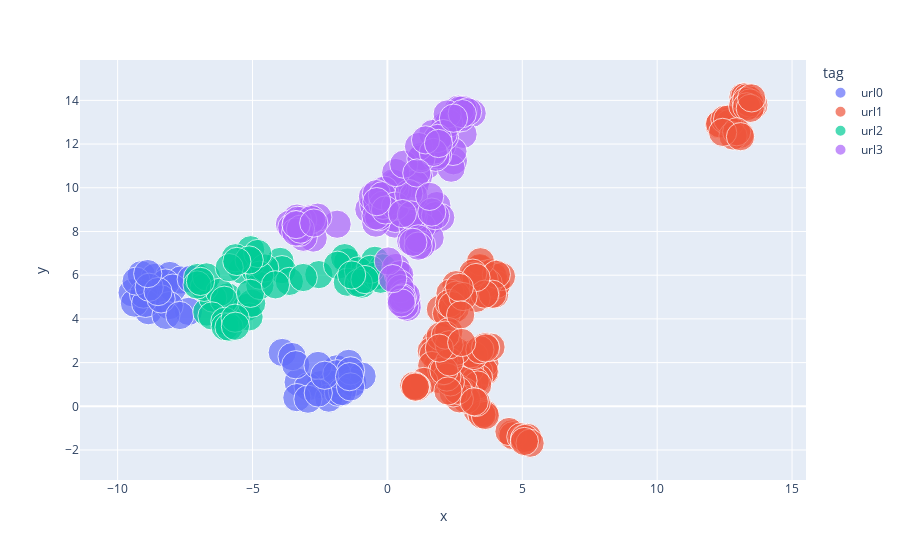

Write notebook code for a chart like this one.
### Code cell
import plotly.express as px
df_emb_sample['size']=1
fig = px.scatter(df_emb_sample, x="x", y="y",size='size',color='tag', hover_name=df_emb_sample['tokens'])
fig.show()

### Figure 1 — Plotly figure (JSON) as saved in the notebook; plotly's stock layout.template omitted (floating-point values rounded to 4 significant figures; data arrays with more than 128 entries replaced by an {"elided": "..."} marker saying what was removed)
{"data": [{"hovertemplate": "<b>%{hovertext}</b><br><br>tag=url0<br>x=%{x}<br>y=%{y}<br>size=%{marker.size}<extra></extra>", "hovertext": ["About The Directory | Add Your Company | Contact Us | About Us", "Products/Services Company Names Keywords", "* * *", "Search", "Products/Services Company Names Keywords", "* * *", "Search", "The Times Business Directory is a comprehensive compilation of key companies", "in Singapore, including MNCs, public listed companies, top SMEs, etc.", "Menu", "  * Home ", "  * Company Listings ", "  * Government Development Assistance Programmes ", "  * Conventions & Exhibitions ", "  * Products & Services ", "  * Government Agencies, Trade Bodies & Chambers of Commerce ", "  * Trade Events ", "  * Other Directories ", "  *   * Company Listings ", "#  COMPANY PROFILE", "FICOFI PARTNERS HOLDING PTE LTD", "25 International Business Park  ", "#03-01/02 German Centre  ", "Singapore 609916  ", "Phone  ", "(65) 6222 7777", "Fax  ", "(65) 6222 0022", "## Description", "### Nature of Business", "Investment holding company.", "## Categories", "    * PRODUCTS & SERVICES > INVESTMENT HOLDING COMPANIES  ", "##  To:  ", "  show email", "Name", "Email", "Subject", "Message", "×", "#####", "Copyright (C) 2018\\. Marshall Cavendish Business Information Pte Ltd. All", "Rights Reserved.", "Disclaimer & Copyright   |   Data Protection & Privacy Statement"], "legendgroup": "url0", "marker": {"color": "#636efa", "size": [1, 1, 1, 1, 1, 1, 1, 1, 1, 1, 1, 1, 1, 1, 1, 1, 1, 1, 1, 1, 1, 1, 1, 1, 1, 1, 1, 1, 1, 1, 1, 1, 1, 1, 1, 1, 1, 1, 1, 1, 1, 1, 1, 1], "sizemode": "area", "sizeref": 0.0025, "symbol": "circle"}, "mode": "markers", "name": "url0", "showlegend": true, "type": "scatter", "x": [-9.463, -9.123, -1.884, -1.435, -8.614, -1.287, -0.9381, -8.86, -7.374, -2.488, -2.059, -9.378, -8.064, -7.653, -3.308, -8.23, -7.956, -7.271, -9.038, -8.961, -9.314, -8.088, -8.211, -3.898, -2.938, -3.532, -2.175, -3.396, -1.818, -8.389, -8.831, -2.571, -8.504, -1.872, -3.356, -1.668, -2.946, -1.365, -2.562, -1.364, -2.325, -7.694, -1.403, -8.884], "xaxis": "x", "y": [5.196, 6.022, 1.715, 1.966, 5.902, 1.076, 1.379, 4.375, 4.343, 0.9909, 1.01, 4.723, 5.987, 5.781, 1.106, 5.643, 5.41, 5.816, 5.133, 4.711, 5.728, 4.607, 4.159, 2.464, 0.8929, 2.276, 0.3738, 1.901, 0.6371, 4.914, 5.448, 1.87, 5.251, 1.49, 0.3964, 0.6715, 0.326, 1.624, 0.6087, 0.8872, 1.422, 4.156, 1.357, 6.074], "yaxis": "y"}, {"hovertemplate": "<b>%{hovertext}</b><br><br>tag=url1<br>x=%{x}<br>y=%{y}<br>size=%{marker.size}<extra></extra>", "hovertext": {"elided": "135 str values"}, "legendgroup": "url1", "marker": {"color": "#EF553B", "size": {"elided": "135 int values"}, "sizemode": "area", "sizeref": 0.0025, "symbol": "circle"}, "mode": "markers", "name": "url1", "showlegend": true, "type": "scatter", "x": {"elided": "135 float values"}, "xaxis": "x", "y": {"elided": "135 float values"}, "yaxis": "y"}, {"hovertemplate": "<b>%{hovertext}</b><br><br>tag=url2<br>x=%{x}<br>y=%{y}<br>size=%{marker.size}<extra></extra>", "hovertext": ["###### RecordOwl", "Guest Account", "UNREGISTERED", "###### YOUR ACCOUNT", "  * Latest Company Company By Category Company By Postal Code Register (Coming Soon)", "###### About RecordOwl", "  * Contact (Live Chat)", "###### RecordOwl", "Latest Company Company By Category Company By Postal Code", "###### Your Account", "  * Register(Coming Soon)", "###### About RecordOwl", "  * Contact (Live Chat)", "Guest Account", "UNREGISTERED", "  * RecordOwl ", "# FICOFI PARTNERS HOLDING PTE. LTD.", "Registration No. / Unique Entity Number: 201309826H", "System", "30 Apr 2020", "FICOFI PARTNERS HOLDING PTE. LTD. (the \"Company\") The Company is a PRIVATE", "COMPANY LIMITED BY SHARES and it's current status is Live Company.", "The company was registered / incorporated on 12 April 2013 (Friday), 7 years", "ago", "The address of this company registered office is 25 INTERNATIONAL BUSINESS", "PARK #03-01/02 GERMAN CENTRE SINGAPORE 609916", "The company has 7 officers / owners / shareholders.", "The company principal activity is OTHER HOLDING COMPANIES.", "The company secondary activity is MANAGEMENT CONSULTANCY SERVICES N.E.C..", "###### Business Information", "  * Registration No: 201309826H", "  * Company Name: FICOFI PARTNERS HOLDING PTE. LTD.", "  * Address 25 INTERNATIONAL BUSINESS PARK #03-01/02 GERMAN CENTRE SINGAPORE 609916", "  * Company Type: PRIVATE COMPANY LIMITED BY SHARES", "  * Entity Status: Live Company", "  * Incorporation Date: 13 April 2013 ", "  * First Business Activity: OTHER HOLDING COMPANIES ", "  * Second Business Activity: MANAGEMENT CONSULTANCY SERVICES N.E.C. ", "###### Similiar Business Name", "  1. LUMINOR PACIFIC FUND 1 LTD. 8 ROBINSON ROAD #12-00 ASO BUILDING SINGAPORE 048544", "  2. ASIA PACIFIC SHIPPING (S) PTE. LTD. 13 NORTH BRIDGE ROAD #01-3980 GOLDEN BEACH VISTA SINGAPORE 190013", "  3. ASIA PACIFIC JAPAN EVENTURES 28 WOODLANDS CRESCENT #15-22 NORTHOAKS SINGAPORE 738085", "View More", "###### Companies Located At S(609916)", "  1. HERITAGE VINEYARDS PTE. LTD. 25 INTERNATIONAL BUSINESS PARK #03-01/02 GERMAN CENTRE SINGAPORE 609916", "  2. BRUCHA SG PTE. LTD. 25 INTERNATIONAL BUSINESS PARK #03-79 GERMAN CENTRE SINGAPORE 609916", "  3. GRABATECH (ASIA PACIFIC) PTE. LTD. 25 INTERNATIONAL BUSINESS PARK #05-108 GERMAN CENTRE SINGAPORE 609916", "View More", "###### Similiar Business Activity", "  1. THE MVOULA LIMITED PARTNERSHIP 1 RAFFLES PLACE #29-01 ONE RAFFLES PLACE SINGAPORE 048616", "  2. CRAYON RAINBOW LLP 17 PHILLIP STREET #05-01 GRAND BUILDING SINGAPORE 048695", "  3. MAPLETREE LONGHORN LLP 10 PASIR PANJANG ROAD #13-01 MAPLETREE BUSINESS CITY SINGAPORE 117438", "View More"], "legendgroup": "url2", "marker": {"color": "#00cc96", "size": [1, 1, 1, 1, 1, 1, 1, 1, 1, 1, 1, 1, 1, 1, 1, 1, 1, 1, 1, 1, 1, 1, 1, 1, 1, 1, 1, 1, 1, 1, 1, 1, 1, 1, 1, 1, 1, 1, 1, 1, 1, 1, 1, 1, 1, 1, 1, 1, 1, 1, 1, 1, 1], "sizemode": "area", "sizeref": 0.0025, "symbol": "circle"}, "mode": "markers", "name": "url2", "showlegend": true, "type": "scatter", "x": [-7.038, -5.923, -6.694, -6.473, -3.978, -6.791, -5.223, -6.706, -3.907, -6.21, -5.128, -7.053, -5.03, -6.049, -6.503, -6.929, -5.384, -3.634, -6.025, -2.542, -4.88, -4.728, -1.473, -6.015, -0.4627, 0.004099, -1.584, -5.069, -5.037, -5.635, -3.119, -4.546, -0.1743, -4.732, -5.079, -1.849, -4.805, -5.124, -5.864, -1.485, -0.9478, -1.072, -5.87, -4.15, -0.4405, -0.2532, -0.636, -5.643, -5.581, -1.074, -0.8302, -1.326, -5.634], "xaxis": "x", "y": [5.894, 5.003, 4.312, 4.951, 6.631, 5.444, 4.52, 5.923, 6.253, 5.22, 4.091, 5.553, 4.717, 4.855, 4.135, 5.716, 6.23, 5.715, 3.889, 6.027, 6.209, 5.53, 6.601, 3.641, 6.681, 5.933, 6.803, 7.165, 6.627, 6.799, 5.894, 6.33, 6.339, 5.999, 5.17, 6.456, 6.992, 6.696, 6.345, 5.678, 5.588, 6.204, 3.621, 5.558, 5.962, 5.813, 6.267, 4.034, 6.628, 5.633, 5.801, 6.009, 3.666], "yaxis": "y"}, {"hovertemplate": "<b>%{hovertext}</b><br><br>tag=url3<br>x=%{x}<br>y=%{y}<br>size=%{marker.size}<extra></extra>", "hovertext": ["Toggle navigation OPENGOVSG", "  * Corporate", "    * Corporate", "  * Flat", "    * Flat Resale Prices", "  * Others", "    * Childcare Centres", "    * Kindergarten Centres", "    * Baby Bonus Approved Institutions", "    * Renovation Contractors", "    * Management Corporation Strata Titles", "  * Government", "    * Procurement Tenders", "Search", "#### FICOFI PARTNERS HOLDING PTE. LTD.", "  * 1\\. Business Overview", "  * 2\\. Office Location", "  * 3\\. Competitor", "  * 4\\. Register Information", "# FICOFI PARTNERS HOLDING PTE. LTD.  ", "Address: 25 International Business Park, #03-01/02, German Centre, Singapore", "609916  ", "FICOFI PARTNERS HOLDING PTE. LTD. (UEN ID 201309826H) is a corporate entity", "registered with Accounting and Corporate Regulatory Authority. The UEN issue", "date is April 13, 2013. The entity status is Live Company.", "Search", "* * *", "## Business Overview", "Unique Entity Number (UEN) |  201309826H  ", "---|---  ", "Entity Name |  FICOFI PARTNERS HOLDING PTE. LTD.  ", "Street Address |  25 International Business Park  ", "#03-01/02  ", "German Centre  ", "Singapore 609916  ", "Entity Status |  Live Company  ", "Entity Type |  Local Company  ", "Company Type Description |  PRIVATE COMPANY LIMITED BY SHARES  ", "UEN Issuance Agency |  Accounting and Corporate Regulatory Authority (ACRA)  ", "UEN Issue Date |  2013-04-13  ", "Incorporation Date |  2013-04-12  ", "Account Due Date |  2021-01-31  ", "Annual Return Date |  2019-12-19  ", "Number Officers |  7  ", "UEN Audit Firm 1 |  200306563H  ", "Name Audit Firm 1 |  STEVEN TAN RUSSELL BEDFORD PAC  ", "### Business activity Singapore Standard Industrial Classification (SSIC)", "Primary SSIC Code |  64202: OTHER HOLDING COMPANIES  ", "---|---  ", "Secondary SSIC Code |  70209: MANAGEMENT CONSULTANCY SERVICES N.E.C.  ", "Secondary User Described Activity |  CONSULTING SERVICES FOR WINE SERVICES", "COMPANIES (CREATION OF WINES COLLECTION)  ", "## Office Location", "Block |  25  ", "---|---  ", "Level Number |  03  ", "Unit Number |  01/02  ", "Building Name |  GERMAN CENTRE  ", "Street Name |  INTERNATIONAL BUSINESS PARK  ", "City |  Singapore  ", "Postal Code |  609916  ", "### Entities with the same location", "Entity Name | Office Address | Start Date | Status  ", "---|---|---|---  ", "VIESSMANN SINGAPORE PTE. LTD.  | 25 International Business Park, #03-109,", "German Centre, Singapore 609916 | 2019-11-05 | Live Company  ", "JJB AUTO PTE. LTD.  | 25 International Business Park, #02-53, German Centre,", "Singapore 609916 | 2019-10-07 | Live Company  ", "UNIRAY WELLNESS PTE. LTD.  | 25 International Business Park, #04-103C, German", "Centre, Singapore 609916 | 2019-09-18 | Live Company  ", "JEWELLERS LOOP ASIA PTE. LTD.  | 25 International Business Park, #03-01/02,", "German Centre, Singapore 609916 | 2019-09-12 | Live Company  ", "PRESTIGE INTERNATIONAL EDUCATION (S) PTE. LTD.  | 25 International Business", "Park, #02-53, German Centre, Singapore 609916 | 2019-08-23 | Live Company  ", "RODION PTE. LTD.  | 25 International Business Park, #05-109E, German Centre,", "Singapore 609916 | 2019-08-01 | Live Company  ", "2U SERVICES  | 25 International Business Park, #02-53, German Centre,", "Singapore 609916 | 2019-07-26 | Live  ", "HASHOO HOLDINGS PTE. LTD.  | 25 International Business Park, #03-79, German", "Centre, Singapore 609916 | 2019-06-26 | Live Company  ", "CARBORAIL PTE. LTD.  | 25 International Business Park, #02-78/79, German", "Centre, Singapore 609916 | 2019-05-31 | Live Company  ", "HAISHANWELL PTE. LTD.  | 25 International Business Park, #02-53, German", "Centre, Singapore 609916 | 2019-05-28 | Live Company  ", "## Competitor", "### Search similar business entities", "Street Name |  INTERNATIONAL BUSINESS PARK  ", "---|---  ", "Postal Code |  609916  ", "SSIC Code |  64202 (Singapore Standard Industrial Classification)  ", "OTHER HOLDING COMPANIES  ", "## Improve Information", "Please comment or provide details below to improve the information on .", "  * Comment", "  * Provide Details", "Name", "Address", "Phone", "Website", "Email", "Description", "Other Comments", "Submit", "## Dataset Information", "Data Provider |  Accounting and Corporate Regulatory Authority  ", "---|---  ", "Jurisdiction |  Singapore  ", "This dataset includes 1.5 million corporate entities registered with", "Accounting and Corporate Regulatory Authority (ACRA), Singapore. Each entity", "is registered with unique entity number (UEN), entity name, entity time, UEN", "issue date, location, etc.", "Search", "* * *"], "legendgroup": "url3", "marker": {"color": "#ab63fa", "size": [1, 1, 1, 1, 1, 1, 1, 1, 1, 1, 1, 1, 1, 1, 1, 1, 1, 1, 1, 1, 1, 1, 1, 1, 1, 1, 1, 1, 1, 1, 1, 1, 1, 1, 1, 1, 1, 1, 1, 1, 1, 1, 1, 1, 1, 1, 1, 1, 1, 1, 1, 1, 1, 1, 1, 1, 1, 1, 1, 1, 1, 1, 1, 1, 1, 1, 1, 1, 1, 1, 1, 1, 1, 1, 1, 1, 1, 1, 1, 1, 1, 1, 1, 1, 1, 1, 1, 1, 1, 1, 1, 1, 1, 1, 1, 1, 1, 1, 1, 1, 1, 1, 1, 1, 1, 1, 1, 1, 1, 1, 1, 1, 1], "sizemode": "area", "sizeref": 0.0025, "symbol": "circle"}, "mode": "markers", "name": "url3", "showlegend": true, "type": "scatter", "x": [1.443, -0.6867, -0.5074, 3.142, 2.805, 2.123, 0.1486, 0.2724, 0.297, 0.5875, 0.1706, 1.155, 1.031, 2.06, 0.397, -0.4306, -0.3226, 2.448, 1.832, 0.2996, -3.349, 1.978, -0.5545, -0.1832, 0.4008, 2.017, 2.518, -0.4253, 1.556, 2.632, 0.2817, -2.87, 1.126, -2.751, 1.583, 0.2071, -0.1179, -0.4085, -0.166, 0.3187, 0.456, 1.272, 0.471, 0.03347, 0.9476, 0.9542, 0.8656, -0.1852, 2.817, 0.3009, 0.9705, 0.7929, -0.07002, -1.864, 2.733, 2.362, 0.8906, -3.117, -2.581, 1.266, 1.782, 1.277, 0.5563, 2.689, -3.14, 0.7349, -3.63, 0.6089, -3.543, 0.5975, -3.328, 0.7359, -2.81, 0.6434, -3.263, 0.6986, -3.376, 0.4824, -3.397, 0.5558, -3.221, 0.5122, -3.386, 0.517, 2.43, 0.3088, -2.729, 2.973, 1.645, 1.15, 0.6075, 1.861, 1.794, 2.119, 1.724, 2.273, 1.679, 2.216, 1.244, 2.071, 1.864, 1.154, 1.702, 1.091, -0.3944, 2.775, 1.142, 0.1982, 0.9456, 1.566, 1.414, 1.896, 2.45], "xaxis": "x", "y": [11.01, 9.014, 9.214, 13.41, 12.45, 12.85, 8.641, 8.341, 8.598, 10.1, 9.409, 10.53, 10.16, 11.88, 9.868, 8.384, 8.676, 11.24, 9.185, 10.18, 8.613, 8.637, 9.59, 9.316, 6.029, 11.93, 13.15, 8.713, 8.478, 13.6, 9.97, 8.583, 8.814, 7.7, 7.712, 10.22, 9.888, 9.73, 9.202, 6.355, 6.022, 8.225, 5.593, 6.649, 8.188, 8.66, 7.557, 9.636, 13.58, 9.166, 9.644, 9.736, 8.983, 8.332, 13.21, 10.9, 8.756, 7.736, 8.655, 7.382, 8.724, 11.43, 8.818, 13.56, 8.523, 4.721, 8.334, 5.179, 8.181, 4.812, 8.513, 4.531, 8.544, 4.596, 7.957, 5.074, 8.287, 5.385, 7.974, 4.961, 8.105, 4.908, 8.317, 4.733, 11.66, 10.7, 8.386, 13.48, 8.887, 7.662, 11.08, 11.5, 11.4, 12.34, 11.72, 12.96, 12.48, 13.38, 11.33, 12.48, 12.26, 11.89, 11.62, 10.68, 9.366, 13.39, 7.331, 5.843, 7.505, 9.606, 12.19, 12.03, 13.18], "yaxis": "y"}], "layout": {"legend": {"itemsizing": "constant", "title": {"text": "tag"}, "tracegroupgap": 0}, "margin": {"t": 60}, "xaxis": {"anchor": "y", "domain": [0, 1], "title": {"text": "x"}}, "yaxis": {"anchor": "x", "domain": [0, 1], "title": {"text": "y"}}}}
